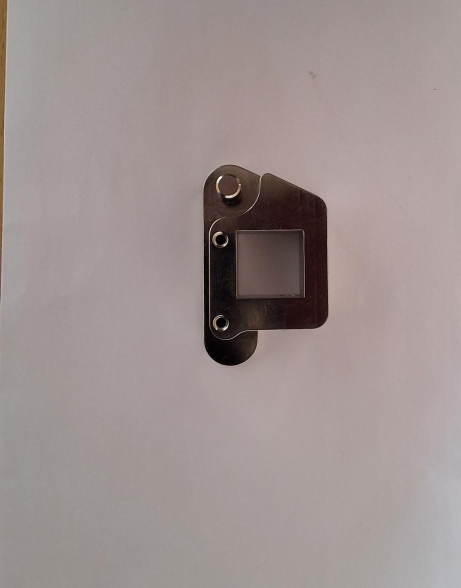
#> input picture real.jpeg, 921 x 1176 px (shown at 1/2 size)
$ python -i real_image_compare.py   (imports and definitions only)
#> lines starting #> are read from the running program, lines starting #| are printed output that depends on the picture; after the words box and inside, x2 and y2 are one past the last pixel; in counts of white or black regions, pixels touching at a corner belong together
#> further down, picture is the input picture: shape (1176, 921, 3); mean B, G, R 144.5, 145.8, 157.9
import cv2
import numpy as np
import json
import os
import sys
import math

BASE     = os.path.dirname(os.path.abspath(__file__))
FEATURES = os.path.dirname(BASE)
ROOT     = os.path.dirname(FEATURES)
OCR_JSON = os.path.join(FEATURES, "samples", "sample_01_N001", "1-02-1065-N001_parsed.json")

MATCH_TOL_FRAC = 0.15
MATCH_TOL_MIN  = 0.50


# =====================================================
# STEP 1 — LOAD OCR FEATURES
# =====================================================

# [10 lines left out: function load_ocr, not called in this run]


# =====================================================
# STEP 2 — PREPROCESS IMAGE
# =====================================================

def preprocess(img):
    """Returns edge image suitable for contour detection."""
    # Upscale for better small-feature detection
    img = cv2.resize(img, None, fx=2, fy=2, interpolation=cv2.INTER_CUBIC)

    gray = cv2.cvtColor(img, cv2.COLOR_BGR2GRAY)

    # Denoise
    gray = cv2.bilateralFilter(gray, 9, 75, 75)

    # Adaptive threshold
    thresh = cv2.adaptiveThreshold(
        gray, 255,
        cv2.ADAPTIVE_THRESH_GAUSSIAN_C,
        cv2.THRESH_BINARY_INV,
        31, 7
    )
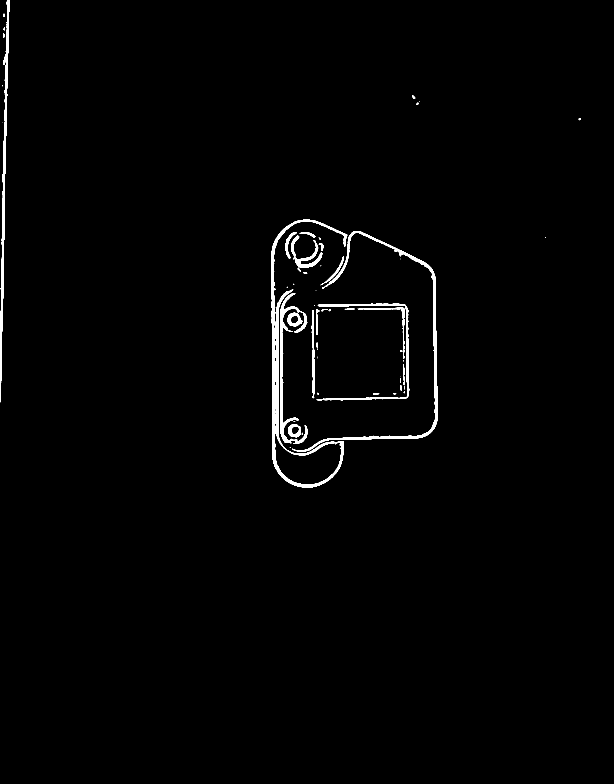
#> thresh: shape (2352, 1842) (shown at 1/3 size); 1.2% white; 59 white regions (25 under 20 px), largest, box (x1, y1, x2, y2) and area: (814, 659, 1042, 1463) 15167, (877, 693, 1313, 1355) 9776, (0, 0, 29, 1207) 7433

    # Morphological close to connect broken edges
    kernel = cv2.getStructuringElement(cv2.MORPH_ELLIPSE, (3, 3))
    thresh = cv2.morphologyEx(thresh, cv2.MORPH_CLOSE, kernel)
#> thresh: shape (2352, 1842); 1.2% white; 57 white regions (23 under 20 px), largest, box (x1, y1, x2, y2) and area: (814, 659, 1042, 1463) 15306, (877, 693, 1313, 1355) 9792, (0, 0, 29, 1207) 7466

    # Canny on top for clean edges
    edges = cv2.Canny(gray, 30, 100)
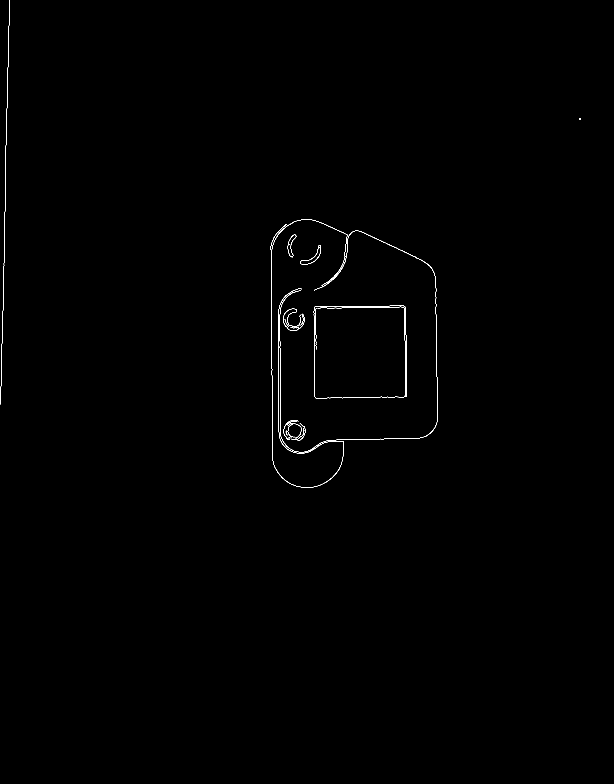
#> edges: shape (2352, 1842) (shown at 1/3 size); 0.21% white in thin lines or dots, all inside (x1, y1, x2, y2) = (2, 0, 1743, 1463)
    combined = cv2.bitwise_or(thresh, edges)
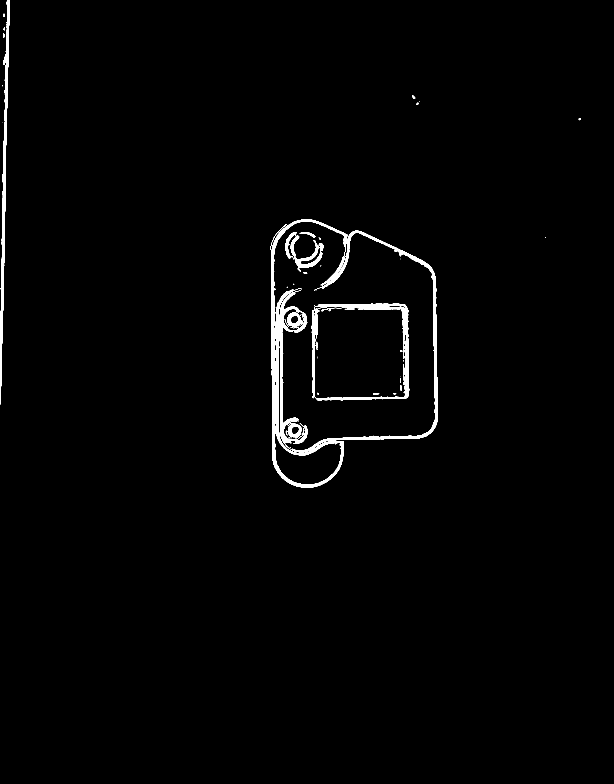
#> combined: shape (2352, 1842) (shown at 1/3 size); 1.4% white; 56 white regions (24 under 20 px), largest, box (x1, y1, x2, y2) and area: (813, 658, 1314, 1463) 37273, (0, 0, 30, 1214) 8606, (934, 909, 1228, 1202) 8401

    return img, combined   # return upscaled img + edge map


# =====================================================
# STEP 3 — EXTRACT CONTOUR FEATURES
# =====================================================

# [319 lines left out: functions extract_contours, estimate_scale, _tol, match_to_ocr, draw_annotations, process_image and 1 more, not called in this run]


# [2 lines not run here, left out]

>>> import cv2
>>> picture = cv2.imread('../../real.jpeg')
>>> result = preprocess(picture)
